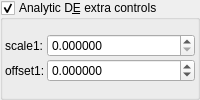
    <widget class="MyGroupBox" name="groupCheck_analyticDE_enabled_false">
     <property name="title">
      <string>Analytic D&amp;E extra controls</string>
     </property>
     <property name="checkable">
      <bool>true</bool>
     </property>
     <layout class="QVBoxLayout" name="verticalLayout_12" stretch="0">
      <property name="spacing">
       <number>2</number>
      </property>
      <property name="leftMargin">
       <number>2</number>
      </property>
      <property name="topMargin">
       <number>2</number>
      </property>
      <property name="rightMargin">
       <number>2</number>
      </property>
      <property name="bottomMargin">
       <number>2</number>
      </property>
      <item>
       <layout class="QGridLayout" name="gridLayout_28" columnstretch="0,0,1">
        <property name="spacing">
         <number>2</number>
        </property>
        <item row="0" column="1">
         <widget class="QLabel" name="label_179">
          <property name="text">
           <string>scale1:</string>
          </property>
         </widget>
        </item>
        <item row="0" column="2">
         <widget class="MyDoubleSpinBox" name="spinbox_analyticDE_scale_1">
          <property name="sizePolicy">
           <sizepolicy hsizetype="Minimum" vsizetype="Maximum">
            <horstretch>0</horstretch>
            <verstretch>0</verstretch>
           </sizepolicy>
          </property>
          <property name="prefix">
           <string/>
          </property>
          <property name="suffix">
           <string/>
          </property>
          <property name="decimals">
           <number>6</number>
          </property>
          <property name="minimum">
           <double>0.000000000000000</double>
          </property>
          <property name="maximum">
           <double>99.989999999999995</double>
          </property>
          <property name="singleStep">
           <double>0.100000000000000</double>
          </property>
         </widget>
        </item>
        <item row="1" column="2">
         <widget class="MyDoubleSpinBox" name="spinbox_analyticDE_offset_1">
          <property name="sizePolicy">
           <sizepolicy hsizetype="Minimum" vsizetype="Maximum">
            <horstretch>0</horstretch>
            <verstretch>0</verstretch>
           </sizepolicy>
          </property>
          <property name="prefix">
           <string/>
          </property>
          <property name="suffix">
           <string/>
          </property>
          <property name="decimals">
           <number>6</number>
          </property>
          <property name="minimum">
           <double>-99.989999999999995</double>
          </property>
          <property name="maximum">
           <double>99.989999999999995</double>
          </property>
          <property name="singleStep">
           <double>0.100000000000000</double>
          </property>
         </widget>
        </item>
        <item row="1" column="1">
         <widget class="QLabel" name="label_180">
          <property name="text">
           <string>offset1:</string>
          </property>
         </widget>
        </item>
       </layout>
      </item>
     </layout>
    </widget>
